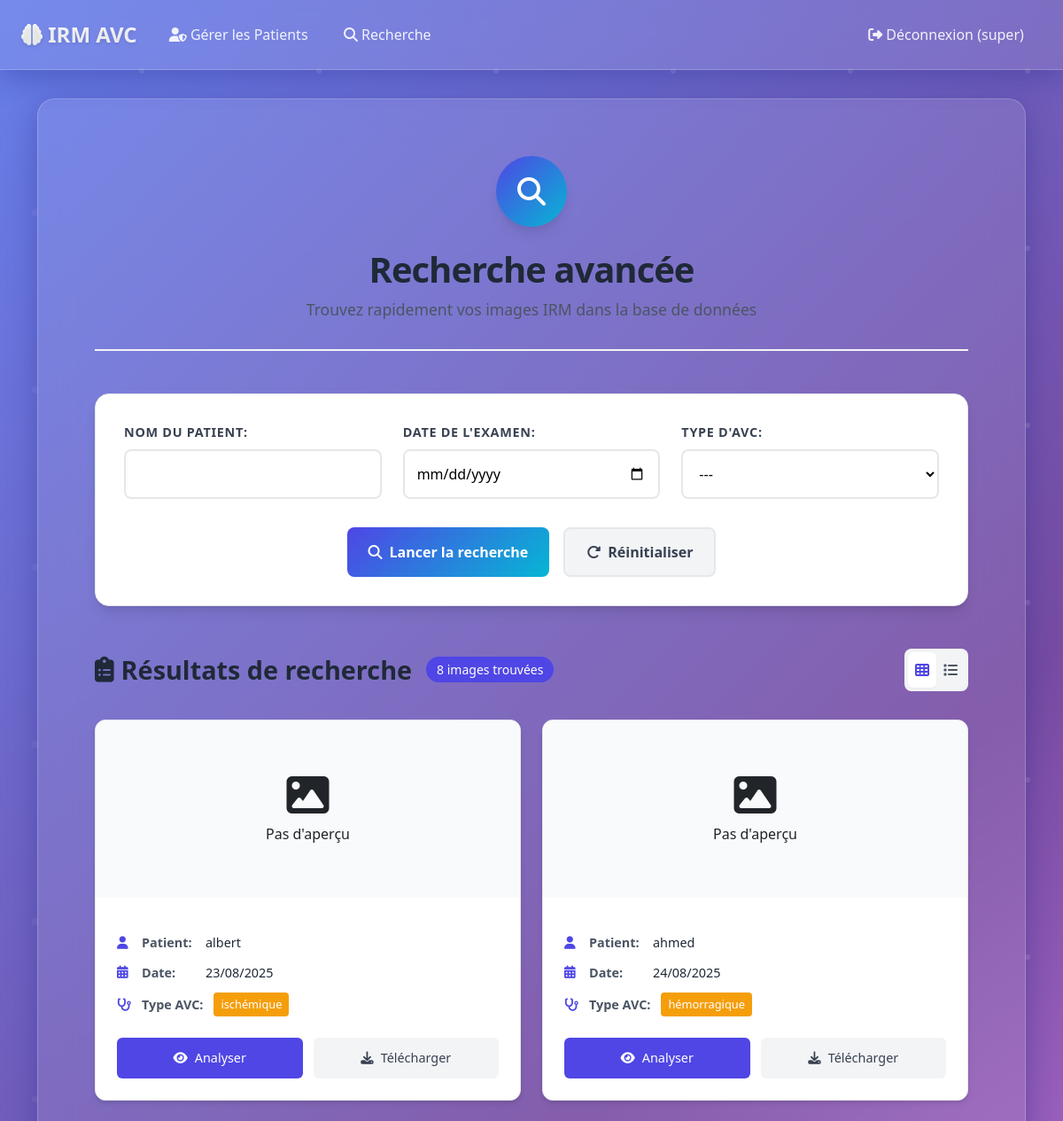
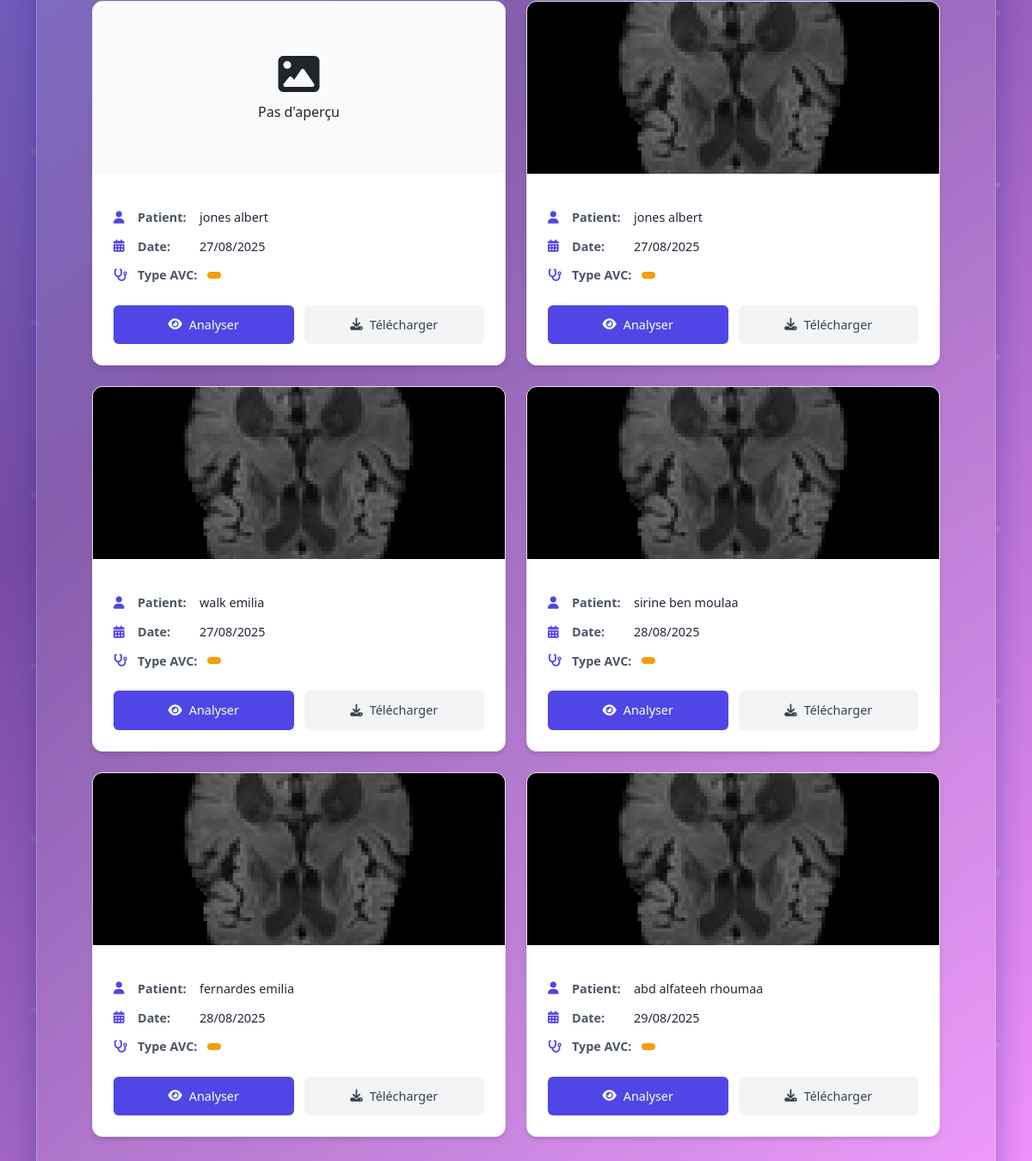
/search/ (signed in), run on the app's committed database (2 pictures, top to bottom).
### accounts/models.py (models this page shows, shortened)
class CustomUser(AbstractUser):
    ROLE_CHOICES = [
        ('superviseur', 'Superviseur'),
        ('medecin', 'Médecin'),
        ('radiologue', 'Radiologue'),
    ]
    role = models.CharField(
        max_length=20,
        choices=ROLE_CHOICES,
        default='medecin'
    )
    groups = models.ManyToManyField(
        'auth.Group',
        verbose_name='groups',
        blank=True,
        help_text='The groups this user belongs to.',
        related_name='customuser_set',
        related_query_name='user',
    )
    user_permissions = models.ManyToManyField(
        'auth.Permission',
        verbose_name='user permissions',
        blank=True,
        help_text='Specific permissions for this user.',
        related_name='customuser_set',
        related_query_name='user',
    )

### viewer/models.py (models this page shows, shortened)
class IRMImage(models.Model):
    AVC_TYPES = [
        ('ischémique', 'Ischémique'),
        ('hémorragique', 'Hémorragique'),
        ('inconnu', 'Inconnu'),
    ]
    patient_name = models.CharField(max_length=100)
    exam_date = models.DateField()
    avc_type = models.CharField(max_length=20, choices=AVC_TYPES, blank=True)
    image = models.FileField(upload_to=upload_to_irm)
    uploaded_at = models.DateTimeField(auto_now_add=True)
    png_preview = models.ImageField(upload_to='irm_previews/', blank=True, null=True)

### viewer/views.py (the view, shortened to what this page needs)
# urls.py: path('search/', search_images, name='search_images'),
@login_required
def search_images(request):
    form = IRMImageSearchForm(request.GET or None)
    images = IRMImage.objects.all()
    return render(request, 'viewer/search.html', {'form': form, 'images': images})

### viewer/forms.py
class IRMImageSearchForm(forms.Form):
    patient_name = forms.CharField(required=False, label="Nom du patient")
    exam_date = forms.DateField(required=False, label="Date de l'examen", widget=forms.DateInput(attrs={'type': 'date'}))
    avc_type = forms.ChoiceField(
        required=False,
        label="Type d'AVC",
        choices=[('', '---'), ('ischémique', 'Ischémique'), ('hémorragique', 'Hémorragique')]
    )

### viewer/templates/viewer/search.html (shortened to what this page needs)
{% extends 'viewer/base.html' %}
{% block content %}
<div class="search-container">
    <div class="search-header">
        <div class="search-icon-wrapper">
            <i class="fas fa-search"></i>
        </div>
        <h1 class="search-title">Recherche avancée</h1>
        <p class="search-subtitle">Trouvez rapidement vos images IRM dans la base de données</p>
    </div>
    <div class="search-form-wrapper">
        <form method="get" class="elegant-search-form" id="searchForm">
            <div class="form-grid">
                {{ form.as_p }}
            </div>
            <div class="search-actions">
                <button type="submit" class="search-btn primary">
                    <i class="fas fa-search"></i>
                    <span>Lancer la recherche</span>
                </button>
                <button type="reset" class="search-btn secondary">
                    <i class="fas fa-redo-alt"></i>
                    <span>Réinitialiser</span>
                </button>
            </div>
        </form>
    </div>
    <div class="results-section">
        <div class="results-header">
            <div class="results-title-wrapper">
                <h2 class="results-title">
                    <i class="fas fa-clipboard-list"></i>
                    Résultats de recherche
                </h2>
                {% if images %}
                    <span class="results-count">{{ images|length }} image{{ images|length|pluralize }} trouvée{{ images|length|pluralize }}</span>
                {% endif %}
            </div>
            {% if images %}
                <div class="view-toggle">
                    <button class="toggle-btn active" data-view="grid" title="Vue grille">
                        <i class="fas fa-th"></i>
                    </button>
                    <button class="toggle-btn" data-view="list" title="Vue liste">
                        <i class="fas fa-list"></i>
                    </button>
                </div>
            {% endif %}
        </div>
        <div class="results-content">
            {% if images %}
                <div class="images-grid" id="imagesContainer">
                    {% for image in images %}
                        <div class="image-card">
                            <div class="image-preview">
                                {% if image.png_preview %}
                                    <img src="{{ image.png_preview.url }}" alt="{{ image.title }}" loading="lazy">
                                    <div class="preview-overlay">
                                        <button class="preview-btn" onclick="openImageModal('{{ image.png_preview.url }}', '{{ image.title }}')">
                                            <i class="fas fa-expand-alt"></i>
                                        </button>
                                    </div>
                                {% else %}
                                    <div class="no-preview">
                                        <i class="fas fa-image"></i>
                                        <span>Pas d'aperçu</span>
                                    </div>
                                {% endif %}
                            </div>
                            <div class="image-info">
                                <div class="image-details">
                                    <div class="detail-item">
                                        <i class="fas fa-user"></i>
                                        <span class="detail-label">Patient:</span>
                                        <span class="detail-value">{{ image.patient_name }}</span>
                                    </div>
                                    <div class="detail-item">
                                        <i class="fas fa-calendar-alt"></i>
                                        <span class="detail-label">Date:</span>
                                        <span class="detail-value">{{ image.exam_date|date:"d/m/Y" }}</span>
                                    </div>
                                    <div class="detail-item">
                                        <i class="fas fa-stethoscope"></i>
                                        <span class="detail-label">Type AVC:</span>
                                        <span class="detail-value avc-type">{{ image.avc_type }}</span>
                                    </div>
                                </div>
                                <div class="image-actions">
                                    <button class="action-btn primary">
                                        <i class="fas fa-eye"></i>
                                        Analyser
                                    </button>
                                    <button class="action-btn secondary">
                                        <i class="fas fa-download"></i>
                                        Télécharger
                                    </button>
                                </div>
                            </div>
                        </div>
                    {% endfor %}
                </div>
            {% endif %}
        </div>
    </div>
</div>
{% endblock %}

### viewer/templates/viewer/base.html (shortened to what this page needs)
<!DOCTYPE html>
<html lang="fr">
<head>
    <link href="https://cdn.jsdelivr.net/npm/bootstrap@5.3.0/dist/css/bootstrap.min.css" rel="stylesheet">
    <link href="https://cdnjs.cloudflare.com/ajax/libs/font-awesome/6.4.0/css/all.min.css" rel="stylesheet">
    <link rel="stylesheet" type="text/css" href="https://raw.githack.com/rii-mango/Papaya/master/release/current/standard/papaya.css" />
    <link rel="stylesheet" href="https://cdn.jsdelivr.net/npm/@recogito/annotorious@2.7.13/dist/annotorious.min.css">
</head>
<body>
    <nav class="navbar navbar-expand-lg navbar-dark">
        <div class="container-fluid px-4">
            <a class="navbar-brand" href="{% url 'login' %}"><i class="fas fa-brain"></i> IRM AVC</a>
            <div class="collapse navbar-collapse" id="navbarNav">
                <ul class="navbar-nav me-auto mb-2 mb-lg-0">
                    {% if user.is_authenticated and user.role == 'superviseur' %}
                    <li class="nav-item"><a class="nav-link position-relative" href="{% url 'superviseur_dashboard' %}"><i class="fas fa-user-shield"></i> Gérer les Patients</a></li>
                    <li class="nav-item"><a class="nav-link position-relative" href="{% url 'search_images' %}"><i class="fas fa-search"></i> Recherche</a></li>
                    {% endif %}
                </ul>
                <ul class="navbar-nav">
                    {% if user.is_authenticated %}
                    <li class="nav-item"><a class="nav-link position-relative" href="{% url 'logout' %}"><i class="fas fa-sign-out-alt"></i> Déconnexion ({{ user.username }})</a></li>
                    {% else %}
                    <li class="nav-item"><a class="nav-link position-relative" href="{% url 'login' %}"><i class="fas fa-sign-in-alt"></i> Connexion</a></li>
                    {% endif %}
                </ul>
            </div>
        </div>
    </nav>
    <div class="container main-content">
        <div class="glass-container">
            {% block content %}{% endblock %}
        </div>
    </div>
</body>
</html>

### viewer/templates/viewer/base.html (style rules this page uses)
:root { --primary-gradient: linear-gradient(135deg, #667eea 0%, #764ba2 100%); --secondary-gradient: linear-gradient(135deg, #f093fb 0%, #f5576c 100%); --dark-gradient: linear-gradient(135deg, #2c3e50 0%, #34495e 100%); --glass-bg: rgba(255, 255, 255, 0.1); --glass-border: rgba(255, 255, 255, 0.2); --shadow: 0 8px 32px 0 rgba(31, 38, 135, 0.37); --text-gradient: linear-gradient(135deg, #667eea, #764ba2); }
* { margin: 0; padding: 0; box-sizing: border-box; }
body { background: linear-gradient(135deg, #667eea 0%, #764ba2 50%, #f093fb 100%); background-attachment: fixed; min-height: 100vh; font-family: 'Segoe UI', Tahoma, Geneva, Verdana, sans-serif; }
body::before { content: ''; position: fixed; top: 0; left: 0; width: 100%; height: 100%; background-size: 200px 200px; pointer-events: none; z-index: 0; }
.navbar { background: rgba(255, 255, 255, 0.1) !important; backdrop-filter: blur(20px); border-bottom: 1px solid rgba(255, 255, 255, 0.2); box-shadow: 0 8px 32px 0 rgba(31, 38, 135, 0.37); padding: 1rem 0; position: relative; z-index: 1000; }
.navbar-brand { font-weight: 700; font-size: 1.5rem; background: linear-gradient(135deg, #fff, #f8f9fa); -webkit-background-clip: text; -webkit-text-fill-color: transparent; text-shadow: 0 2px 4px rgba(0,0,0,0.1); transition: all 0.3s ease; }
.nav-link { color: rgba(255, 255, 255, 0.9) !important; font-weight: 500; padding: 0.5rem 1rem !important; border-radius: 25px; transition: all 0.3s ease; margin: 0 0.2rem; background: transparent; border: 1px solid transparent; }
.glass-container { background: rgba(255, 255, 255, 0.1); backdrop-filter: blur(20px); border-radius: 20px; border: 1px solid rgba(255, 255, 255, 0.2); box-shadow: 0 8px 32px 0 rgba(31, 38, 135, 0.37); margin-top: 2rem; padding: 2rem; position: relative; z-index: 100; }

### data on the page
CustomUser: username "super"
IRMImage: png_preview "Pas d'aperçu", patient_name "albert", exam_date "23/08/2025", avc_type "ischémique"
IRMImage: png_preview "Pas d'aperçu", patient_name "ahmed", exam_date "24/08/2025", avc_type "hémorragique"
IRMImage: png_preview "Pas d'aperçu", patient_name "jones albert", exam_date "27/08/2025"
IRMImage: patient_name "jones albert", exam_date "27/08/2025"
IRMImage: patient_name "walk emilia", exam_date "27/08/2025"
IRMImage: patient_name "sirine ben moulaa", exam_date "28/08/2025"
IRMImage: patient_name "fernardes emilia", exam_date "28/08/2025"
IRMImage: patient_name "abd alfateeh rhoumaa", exam_date "29/08/2025"

### other printed values
{{ images|length }} "8"
